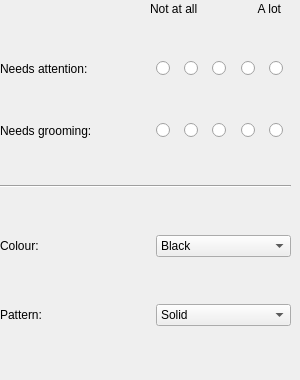
     <widget class="QWidget" name="tabRabbit">
      <attribute name="title">
       <string>Rabbit-specific</string>
      </attribute>
      <widget class="QWidget" name="widget_8" native="true">
       <property name="geometry">
        <rect>
         <x>0</x>
         <y>20</y>
         <width>291</width>
         <height>351</height>
        </rect>
       </property>
       <layout class="QVBoxLayout" name="verticalLayout_10">
        <item>
         <layout class="QHBoxLayout" name="attention_3">
          <item>
           <widget class="QLabel" name="lbLoud_2">
            <property name="minimumSize">
             <size>
              <width>150</width>
              <height>0</height>
             </size>
            </property>
            <property name="maximumSize">
             <size>
              <width>150</width>
              <height>100</height>
             </size>
            </property>
            <property name="text">
             <string>Needs attention:</string>
            </property>
           </widget>
          </item>
          <item>
           <layout class="QHBoxLayout" name="horizontalLayout_26">
            <item>
             <widget class="QRadioButton" name="rbAttentionRabbit1">
              <property name="text">
               <string/>
              </property>
              <attribute name="buttonGroup">
               <string notr="true">groupAttentionRabbit</string>
              </attribute>
             </widget>
            </item>
            <item>
             <widget class="QRadioButton" name="rbAttentionRabbit2">
              <property name="text">
               <string/>
              </property>
              <attribute name="buttonGroup">
               <string notr="true">groupAttentionRabbit</string>
              </attribute>
             </widget>
            </item>
            <item>
             <widget class="QRadioButton" name="rbAttentionRabbit3">
              <property name="text">
               <string/>
              </property>
              <property name="checked">
               <bool>false</bool>
              </property>
              <attribute name="buttonGroup">
               <string notr="true">groupAttentionRabbit</string>
              </attribute>
             </widget>
            </item>
            <item>
             <widget class="QRadioButton" name="rbAttentionRabbit4">
              <property name="text">
               <string/>
              </property>
              <attribute name="buttonGroup">
               <string notr="true">groupAttentionRabbit</string>
              </attribute>
             </widget>
            </item>
            <item>
             <widget class="QRadioButton" name="rbAttentionRabbit5">
              <property name="text">
               <string/>
              </property>
              <attribute name="buttonGroup">
               <string notr="true">groupAttentionRabbit</string>
              </attribute>
             </widget>
            </item>
           </layout>
          </item>
         </layout>
        </item>
        <item>
         <layout class="QHBoxLayout" name="grooming">
          <item>
           <widget class="QLabel" name="lbAttention_2">
            <property name="minimumSize">
             <size>
              <width>150</width>
              <height>0</height>
             </size>
            </property>
            <property name="maximumSize">
             <size>
              <width>150</width>
              <height>100</height>
             </size>
            </property>
            <property name="text">
             <string>Needs grooming:</string>
            </property>
           </widget>
          </item>
          <item>
           <layout class="QHBoxLayout" name="horizontalLayout_27">
            <item>
             <widget class="QRadioButton" name="rbGrooming1">
              <property name="text">
               <string/>
              </property>
              <attribute name="buttonGroup">
               <string notr="true">groupGrooming</string>
              </attribute>
             </widget>
            </item>
            <item>
             <widget class="QRadioButton" name="rbGrooming2">
              <property name="text">
               <string/>
              </property>
              <attribute name="buttonGroup">
               <string notr="true">groupGrooming</string>
              </attribute>
             </widget>
            </item>
            <item>
             <widget class="QRadioButton" name="rbGrooming3">
              <property name="text">
               <string/>
              </property>
              <property name="checked">
               <bool>false</bool>
              </property>
              <attribute name="buttonGroup">
               <string notr="true">groupGrooming</string>
              </attribute>
             </widget>
            </item>
            <item>
             <widget class="QRadioButton" name="rbGrooming4">
              <property name="text">
               <string/>
              </property>
              <attribute name="buttonGroup">
               <string notr="true">groupGrooming</string>
              </attribute>
             </widget>
            </item>
            <item>
             <widget class="QRadioButton" name="rbGrooming5">
              <property name="text">
               <string/>
              </property>
              <attribute name="buttonGroup">
               <string notr="true">groupGrooming</string>
              </attribute>
             </widget>
            </item>
           </layout>
          </item>
         </layout>
        </item>
        <item>
         <widget class="Line" name="line_3">
          <property name="orientation">
           <enum>Qt::Horizontal</enum>
          </property>
         </widget>
        </item>
        <item>
         <layout class="QHBoxLayout" name="colorRabbit">
          <item>
           <widget class="QLabel" name="lbColour_2">
            <property name="minimumSize">
             <size>
              <width>150</width>
              <height>0</height>
             </size>
            </property>
            <property name="maximumSize">
             <size>
              <width>150</width>
              <height>100</height>
             </size>
            </property>
            <property name="text">
             <string>Colour:</string>
            </property>
           </widget>
          </item>
          <item>
           <widget class="QComboBox" name="cbColourRabbit">
            <item>
             <property name="text">
              <string>Black</string>
             </property>
            </item>
            <item>
             <property name="text">
              <string>Brown</string>
             </property>
            </item>
            <item>
             <property name="text">
              <string>Gray</string>
             </property>
            </item>
            <item>
             <property name="text">
              <string>White</string>
             </property>
            </item>
            <item>
             <property name="text">
              <string>Cream</string>
             </property>
            </item>
            <item>
             <property name="text">
              <string>Straw</string>
             </property>
            </item>
           </widget>
          </item>
         </layout>
        </item>
        <item>
         <layout class="QHBoxLayout" name="colorBird_3">
          <item>
           <widget class="QLabel" name="lbColour_3">
            <property name="minimumSize">
             <size>
              <width>150</width>
              <height>0</height>
             </size>
            </property>
            <property name="maximumSize">
             <size>
              <width>150</width>
              <height>100</height>
             </size>
            </property>
            <property name="text">
             <string>Pattern:</string>
            </property>
           </widget>
          </item>
          <item>
           <widget class="QComboBox" name="cbPattern">
            <item>
             <property name="text">
              <string>Solid</string>
             </property>
            </item>
            <item>
             <property name="text">
              <string>Bi-colour</string>
             </property>
            </item>
            <item>
             <property name="text">
              <string>Tortoiseshell</string>
             </property>
            </item>
            <item>
             <property name="text">
              <string>Striped</string>
             </property>
            </item>
            <item>
             <property name="text">
              <string>Spotted</string>
             </property>
            </item>
           </widget>
          </item>
         </layout>
        </item>
        <item>
         <layout class="QHBoxLayout" name="AltBreed_Bird_2"/>
        </item>
       </layout>
      </widget>
      <widget class="QLabel" name="label_10">
       <property name="geometry">
        <rect>
         <x>250</x>
         <y>0</y>
         <width>31</width>
         <height>17</height>
        </rect>
       </property>
       <property name="text">
        <string>A lot</string>
       </property>
       <property name="alignment">
        <set>Qt::AlignRight|Qt::AlignTrailing|Qt::AlignVCenter</set>
       </property>
      </widget>
      <widget class="QLabel" name="label_11">
       <property name="geometry">
        <rect>
         <x>150</x>
         <y>0</y>
         <width>71</width>
         <height>17</height>
        </rect>
       </property>
       <property name="text">
        <string>Not at all</string>
       </property>
      </widget>
     </widget>
